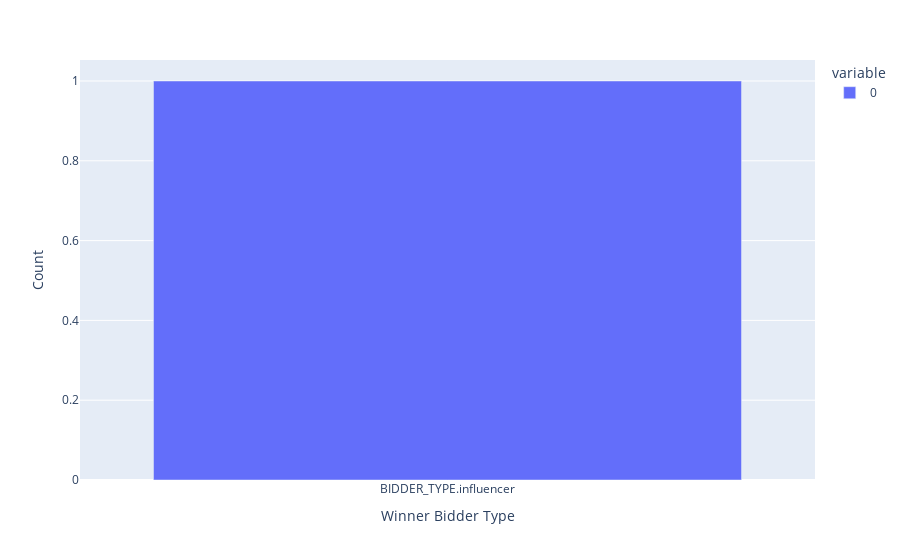

Source (notebook cell):
### Code cell
# ---WINNING BIDDER TYPE---

fig = px.bar(map(lambda type: str(type), df['winner_type']))
fig.update_xaxes(title='Winner Bidder Type')
fig.update_yaxes(title='Count')
fig.show()

### Figure 1 — Plotly figure (JSON) as saved in the notebook; plotly's stock layout.template omitted (floating-point values rounded to 4 significant figures)
{"data": [{"alignmentgroup": "True", "hovertemplate": "variable=0<br>value=%{x}<br>count=%{y}<extra></extra>", "legendgroup": "0", "marker": {"color": "#636efa", "pattern": {"shape": ""}}, "name": "0", "offsetgroup": "0", "orientation": "v", "showlegend": true, "textposition": "auto", "type": "bar", "x": ["BIDDER_TYPE.influencer"], "xaxis": "x", "y": [1], "yaxis": "y"}], "layout": {"barmode": "relative", "legend": {"title": {"text": "variable"}, "tracegroupgap": 0}, "margin": {"t": 60}, "xaxis": {"anchor": "y", "domain": [0, 1], "title": {"text": "Winner Bidder Type"}}, "yaxis": {"anchor": "x", "domain": [0, 1], "title": {"text": "Count"}}}}
